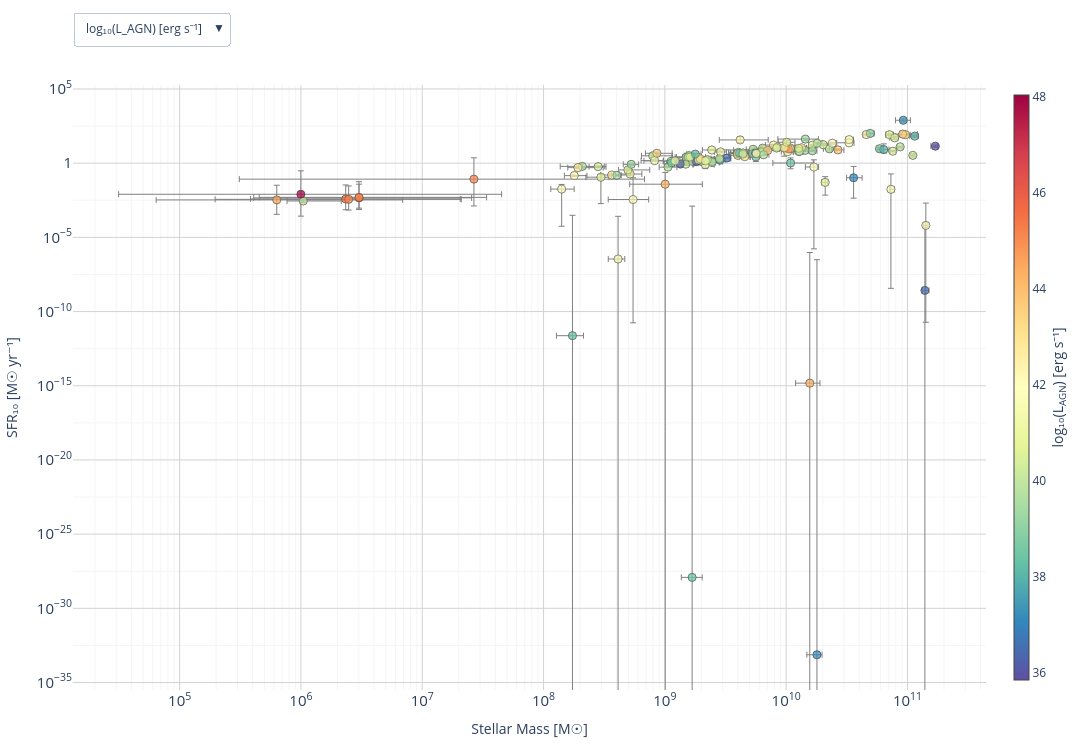

Notebook source saved alongside this figure:
### Code cell
cat = smiles_prospect_cat

log_agn  = np.log10(cat["AGNlumQ50"])
z_q50    = cat["zQ50"]

color_options = {
    "log₁₀(L_AGN) [erg s⁻¹]": log_agn,
    "zQ50":                     z_q50,
}

colorbar_titles = {
    "log₁₀(L_AGN) [erg s⁻¹]": "log₁₀(L<sub>AGN</sub>) [erg s⁻¹]",
    "zQ50":                     "z<sub>Q50</sub>",
}

fig = go.Figure()

# Error bars
fig.add_trace(go.Scatter(
    x=cat["StellarMassQ50"],
    y=cat["SFR10Q50"],
    mode="markers",
    marker=dict(
        color="rgba(0,0,0,0)",
        line=dict(color="grey", width=1),
        size=8,
    ),
    error_x=dict(
        type="data",
        symmetric=False,
        array=cat["StellarMass_hi"],
        arrayminus=cat["StellarMass_lo"],
        color="grey",
        thickness=1,
        width=3,
    ),
    error_y=dict(
        type="data",
        symmetric=False,
        array=cat["SFR10_hi"],
        arrayminus=cat["SFR10_lo"],
        color="grey",
        thickness=1,
        width=3,
    ),
    showlegend=False,
    hoverinfo="skip",
))

buttons = []
for label, cdata in color_options.items():
    buttons.append(dict(
        label=label,
        method="restyle",
        args=[{
            "marker.color": [cdata],
            "marker.colorbar.title.text": [colorbar_titles[label]],
        }, [1]],   # index 1 = scatter trace only
    ))

# Scatter coloured by log AGN lum
fig.add_trace(go.Scatter(
    x=cat["StellarMassQ50"],
    y=cat["SFR10Q50"],
    mode="markers",
    marker=dict(
        color=log_agn,
        colorscale="Spectral_r",
        opacity=0.7,
        size=8,
        colorbar=dict(
            title=dict(
                text="log₁₀(L<sub>AGN</sub>) [erg s⁻¹]",
                side="right",
            ),
            thickness=15,
        ),
        line=dict(color="black", width=0.3),
        showscale=True,
    ),
    customdata=np.stack([log_agn, z_q50, cat["StellarMassQ50"], cat["SFR10Q50"], zspec_match], axis=-1),
    hovertemplate=(
        "M★: %{customdata[2]:.2e} M☉<br>"
        "SFR: %{customdata[3]:.2e} M☉/yr<br>"
        "log L_AGN: %{customdata[0]:.2f}<br>"
        "zQ50: %{customdata[1]:.3f}<br>"
        "zspec: %{customdata[4]:.3f}<extra></extra>" 
    ),
    showlegend=False,
))

fig.update_layout(
    updatemenus=[dict(
        buttons=buttons,
        direction="down",
        x=0.0,
        xanchor="left",
        y=1.12,
        yanchor="top",
        showactive=True,
    )],
    xaxis=dict(
        title="Stellar Mass [M☉]",
        type="log",
        exponentformat="power",
        # tickformat='.0e',
        showgrid=True, gridcolor="lightgrey",
        minor=dict(showgrid=True, gridcolor="whitesmoke"),
    ),
    yaxis=dict(
        title="SFR₁₀ [M☉ yr⁻¹]",
        type="log",
        exponentformat="power",
        # tickformat='.0e',
        showgrid=True, gridcolor="lightgrey",
        minor=dict(showgrid=True, gridcolor="whitesmoke"),
    ),
    plot_bgcolor="white",
    width=1200, height=750,
    margin=dict(l=60, r=80, t=80, b=60),
)

fig.show()

# fig.write_html('/Users/jordan/Documents/Epochs/plots/smiles_SFR_Mstar.html')
